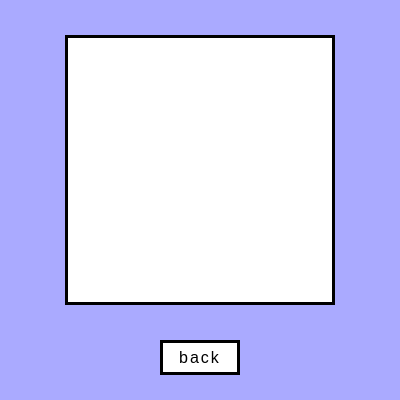
<?xml version="1.0" encoding="UTF-8"?>
<ui version="4.0">
 <class>showmanager</class>
 <widget class="QWidget" name="showmanager">
  <property name="geometry">
   <rect>
    <x>0</x>
    <y>0</y>
    <width>400</width>
    <height>400</height>
   </rect>
  </property>
  <property name="windowTitle">
   <string>Form</string>
  </property>
  <property name="styleSheet">
   <string notr="true">background-color: rgb(170, 170, 255)</string>
  </property>
  <widget class="QPushButton" name="back">
   <property name="geometry">
    <rect>
     <x>160</x>
     <y>340</y>
     <width>80</width>
     <height>35</height>
    </rect>
   </property>
   <property name="sizePolicy">
    <sizepolicy hsizetype="Minimum" vsizetype="Maximum">
     <horstretch>0</horstretch>
     <verstretch>0</verstretch>
    </sizepolicy>
   </property>
   <property name="cursor">
    <cursorShape>PointingHandCursor</cursorShape>
   </property>
   <property name="styleSheet">
    <string notr="true">QPushButton {
    font-family: &quot;Open Sans&quot;, sans-serif;
    font-size: 16px;
    letter-spacing: 2px;
    text-decoration: none;
    text-transform: uppercase;
    color: #000;
    border: 3px solid #000;   /* Solid border */
    padding: 0.25em 0.5em;
    border-radius: 15px 225px 255px 15px;  /* Custom border radius */
    position: relative;
    background-color: #fff;   /* White background for the button */
    transition: all 0.3s ease; /* Smooth transition for hover effect */
}

QPushButton:hover {
    background-color: #e0e0e0;  /* Change background color on hover */
    border: 3px solid #888;     /* Lighter border on hover */
    transform: scale(1.05);      /* Slightly increase the size on hover */
}

QPushButton:pressed {
    border: 3px solid #333;  /* Darker border on press */
    background-color: #f0f0f0;  /* Change background color when pressed */
    top: 5px;
    left: 5px;
}
</string>
   </property>
   <property name="text">
    <string>back</string>
   </property>
  </widget>
  <widget class="QTableWidget" name="tableWidget">
   <property name="geometry">
    <rect>
     <x>65</x>
     <y>35</y>
     <width>270</width>
     <height>270</height>
    </rect>
   </property>
   <property name="styleSheet">
    <string notr="true">background-color: rgb(255, 255, 255);
 font-family: &quot;Open Sans&quot;, sans-serif;
    font-size: 12px;
    letter-spacing: 1px;
    text-decoration: none;
    text-transform: uppercase;
    color: #000;
border: 3px solid #000; </string>
   </property>
  </widget>
 </widget>
 <resources/>
 <connections/>
</ui>
